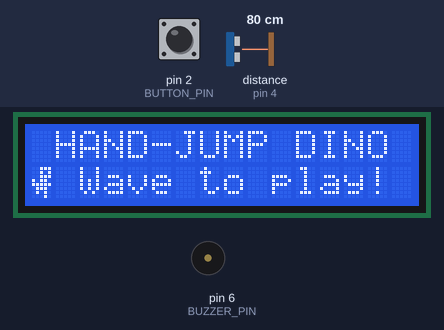
Simulated run of this sketch. Board: Arduino Uno, built with avr-gcc and run on an emulated ATmega328P. On the bench: 16×2 character LCD, buzzer (waves = sounding). Wiring (inferred from the names in the program): ultrasonic range finder: trigger pin 3; echo pin 4. The test bench sets the inputs (shaded band); at power-on: distance to the obstacle (sensor on pin 4) 80 cm, pin 2 (BUTTON_PIN) HIGH. The echo pulse lasts 58.3 µs per cm; random numbers use the default seed unless the sketch sets one; EEPROM starts erased.

Above: at 0.87 s.
1.3 s: distance to the obstacle (sensor on pin 4) set to 14 cm
3.7 s: distance to the obstacle (sensor on pin 4) set to 11 cm
At 4.14 s:
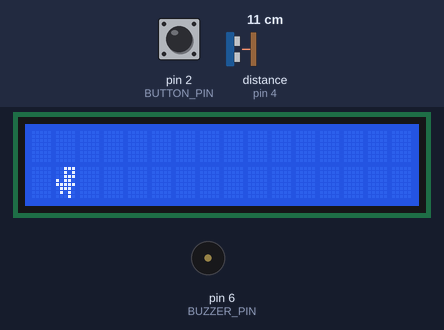
5.7 s: pin 2 (BUTTON_PIN) pulled LOW for 0.15 s
At 6.34 s:
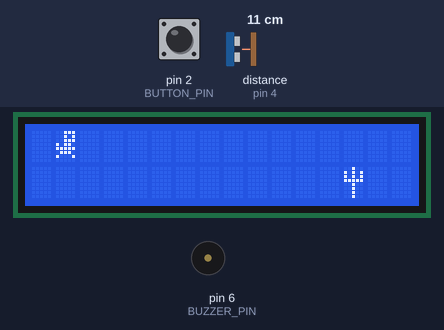
6.4 s: pin 2 (BUTTON_PIN) pulled LOW for 1 s
At 6.76 s:
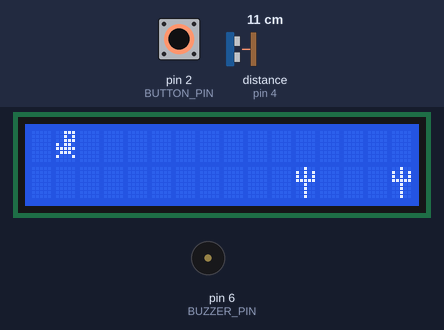
8.0 s: pin 2 (BUTTON_PIN) pulled LOW for 0.15 s
At 8.47 s:
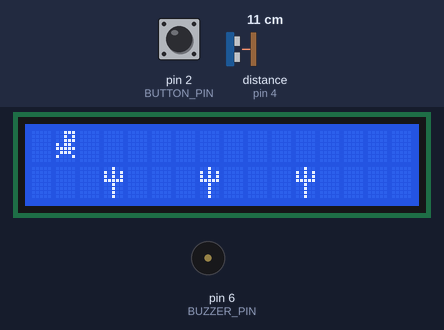
8.7 s: pin 2 (BUTTON_PIN) pulled LOW for 3.2 s
At 11.7 s:
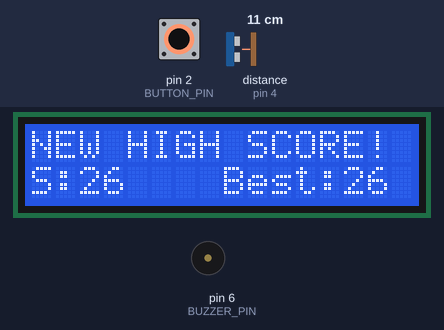
Timing chart, 0 to 13.2 s (numbered marks = the images above; inputs shaded):
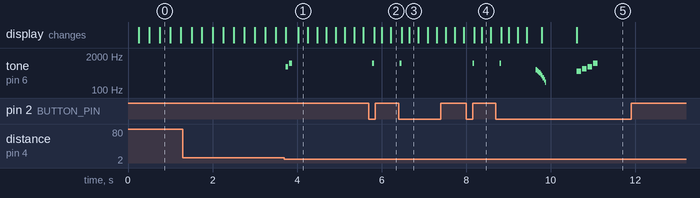

The sketch:

hand_jump_dino.ino
```cpp
/*
  HAND-JUMP DINO
  An endless runner on the LCD1602 that you play by WAVING YOUR HAND
  over an ultrasonic sensor (a push button works too).

  - Cacti on the ground: jump over them.
  - Birds in the air: DON'T jump, or you fly straight into them.
  - Game speeds up and gets busier as your score climbs.
  - High score is saved to EEPROM (survives power-off).
    Hold the button while powering on to reset it.

  Hardware (Elegoo Super Starter Kit, UNO R3):
  LCD1602, 10k potentiometer, HC-SR04, push button, PASSIVE buzzer, 220 ohm resistor.
*/

#include <LiquidCrystal.h>
#include <EEPROM.h>

// ---------------- Pins ----------------
LiquidCrystal lcd(7, 8, 9, 10, 11, 12);   // RS, E, D4, D5, D6, D7
const byte BUTTON_PIN = 2;
const byte TRIG_PIN   = 3;
const byte ECHO_PIN   = 4;
const byte BUZZER_PIN = 6;                // passive buzzer

// ---------------- Tuning ----------------
const int  HAND_CM        = 12;   // hand closer than this = jump
const byte JUMP_TICKS     = 3;    // frames the dino stays in the air
const int  START_INTERVAL = 220;  // ms per frame at the start
const int  MIN_INTERVAL   = 70;   // ms per frame at top speed
const byte DINO_COL       = 1;
const byte MIN_GAP        = 4;    // min frames between obstacles (keeps it beatable)

// ---------------- Custom characters ----------------
enum { CH_RUN1, CH_RUN2, CH_JUMP, CH_CACTUS, CH_BIRD1, CH_BIRD2, CH_BOOM };

byte runA[8]   = {0b00111, 0b00101, 0b00111, 0b10110, 0b11111, 0b01110, 0b01010, 0b01000};
byte runB[8]   = {0b00111, 0b00101, 0b00111, 0b10110, 0b11111, 0b01110, 0b01010, 0b00010};
byte jumpC[8]  = {0b00111, 0b00101, 0b00111, 0b10110, 0b11111, 0b01110, 0b10001, 0b00000};
byte cactus[8] = {0b00100, 0b10101, 0b10101, 0b11111, 0b00100, 0b00100, 0b00100, 0b00100};
byte birdA[8]  = {0b00000, 0b00000, 0b01100, 0b11111, 0b00110, 0b00000, 0b00000, 0b00000};
byte birdB[8]  = {0b01000, 0b01100, 0b01100, 0b11111, 0b00110, 0b00000, 0b00000, 0b00000};
byte boom[8]   = {0b00000, 0b10101, 0b01110, 0b11111, 0b01110, 0b10101, 0b00000, 0b00000};

// ---------------- Game state ----------------
enum Obstacle { EMPTY, CACTUS, BIRD };
enum State { TITLE, PLAYING, OVER };

State state = TITLE;
byte world[2][16];            // [row][col], row 0 = air, row 1 = ground
unsigned int score = 0;
unsigned int best  = 0;
unsigned long frame = 0;
unsigned long lastTick = 0;
unsigned long overAt = 0;
int  interval = START_INTERVAL;
byte jumpTicks = 0;
byte gap = 0;

// Input
bool jumpRequested = false;
bool handWasNear = false;
bool buttonWasDown = false;
unsigned long lastPing = 0;

// Title screen animation
unsigned long lastTitleAnim = 0;
byte titlePhase = 0;

// ============================================================
void setup() {
  pinMode(BUTTON_PIN, INPUT_PULLUP);
  pinMode(TRIG_PIN, OUTPUT);
  pinMode(ECHO_PIN, INPUT);
  pinMode(BUZZER_PIN, OUTPUT);

  lcd.begin(16, 2);
  lcd.createChar(CH_RUN1, runA);
  lcd.createChar(CH_RUN2, runB);
  lcd.createChar(CH_JUMP, jumpC);
  lcd.createChar(CH_CACTUS, cactus);
  lcd.createChar(CH_BIRD1, birdA);
  lcd.createChar(CH_BIRD2, birdB);
  lcd.createChar(CH_BOOM, boom);

  randomSeed(analogRead(A5));   // floating pin = random noise

  EEPROM.get(0, best);
  if (best == 0xFFFF) best = 0; // fresh EEPROM reads as 0xFFFF

  // Hold the button at power-on to wipe the high score
  if (digitalRead(BUTTON_PIN) == LOW) {
    best = 0;
    EEPROM.put(0, best);
    lcd.print("High score reset");
    tone(BUZZER_PIN, 400, 300);
    delay(1500);
  }

  showTitle();
}

void loop() {
  pollInput();

  switch (state) {
    case TITLE:
      animateTitle();
      if (jumpRequested) startGame();
      break;

    case PLAYING:
      if (millis() - lastTick >= (unsigned long)interval) tick();
      break;

    case OVER:
      // Ignore input briefly so a panicked wave doesn't skip the score screen
      if (millis() - overAt < 1500) jumpRequested = false;
      else if (jumpRequested) startGame();
      break;
  }
}

// ============================================================
// Input: button (edge) + hand wave over ultrasonic sensor (edge)
void pollInput() {
  bool down = digitalRead(BUTTON_PIN) == LOW;
  if (down && !buttonWasDown) jumpRequested = true;
  buttonWasDown = down;

  if (millis() - lastPing >= 50) {
    lastPing = millis();
    digitalWrite(TRIG_PIN, LOW);
    delayMicroseconds(2);
    digitalWrite(TRIG_PIN, HIGH);
    delayMicroseconds(10);
    digitalWrite(TRIG_PIN, LOW);

    unsigned long us = pulseIn(ECHO_PIN, HIGH, 6000UL); // ~1 m max, 0 = nothing
    bool near = (us > 0) && (us / 58 < (unsigned long)HAND_CM);
    if (near && !handWasNear) jumpRequested = true;     // one jump per wave
    handWasNear = near;
  }
}

// ============================================================
void showTitle() {
  state = TITLE;
  lcd.clear();
  lcd.setCursor(0, 0);
  lcd.print(" HAND-JUMP DINO");
  titlePhase = 0;
  lastTitleAnim = 0;
  jumpRequested = false;
}

void animateTitle() {
  if (millis() - lastTitleAnim < 250) return;
  lastTitleAnim = millis();
  titlePhase++;

  lcd.setCursor(0, 1);
  lcd.write(byte(titlePhase & 1 ? CH_RUN2 : CH_RUN1));

  // Alternate the bottom line every ~1.5 s
  lcd.setCursor(1, 1);
  if ((titlePhase / 6) % 2 == 0) {
    lcd.print(" Wave to play! ");
  } else {
    char buf[16];
    snprintf(buf, sizeof(buf), " Best: %-8u", best);
    lcd.print(buf);
  }
}

// ============================================================
void startGame() {
  memset(world, EMPTY, sizeof(world));
  score = 0;
  frame = 0;
  jumpTicks = 0;
  gap = 0;
  interval = START_INTERVAL;
  jumpRequested = false;
  state = PLAYING;
  lcd.clear();

  tone(BUZZER_PIN, 784, 60);
  delay(80);
  tone(BUZZER_PIN, 1047, 80);
  lastTick = millis();
}

void tick() {
  lastTick = millis();
  frame++;

  // Start a jump if requested and we're on the ground
  if (jumpRequested && jumpTicks == 0) {
    jumpTicks = JUMP_TICKS;
    tone(BUZZER_PIN, 1047, 40);
  }
  jumpRequested = false;
  bool inAir = jumpTicks > 0;

  // Scroll the world left
  for (byte r = 0; r < 2; r++) {
    for (byte c = 0; c < 15; c++) world[r][c] = world[r][c + 1];
    world[r][15] = EMPTY;
  }
  spawn();

  // Collision: in the air you can hit birds, on the ground you can hit cacti
  bool hit = inAir ? (world[0][DINO_COL] == BIRD)
                   : (world[1][DINO_COL] == CACTUS);

  drawWorld(inAir, hit);
  if (hit) {
    gameOver();
    return;
  }

  if (jumpTicks > 0) jumpTicks--;

  score++;
  if (score % 50 == 0) tone(BUZZER_PIN, 1568, 30);   // milestone blip
  interval = max(MIN_INTERVAL, START_INTERVAL - (int)(score / 3));
}

void spawn() {
  gap++;
  if (gap < MIN_GAP) return;

  int chance = 30 + min((int)(score / 20), 30);      // busier over time
  if (random(100) >= chance) return;

  if (score > 60 && random(100) < 30) world[0][15] = BIRD;   // birds unlock at 60
  else                                world[1][15] = CACTUS;
  gap = 0;
}

void drawWorld(bool inAir, bool crashed) {
  for (byte r = 0; r < 2; r++) {
    lcd.setCursor(0, r);
    for (byte c = 0; c < 16; c++) {
      bool dinoHere = (c == DINO_COL) && ((r == 0) == inAir);
      if (dinoHere) {
        if (crashed)    lcd.write(byte(CH_BOOM));
        else if (inAir) lcd.write(byte(CH_JUMP));
        else            lcd.write(byte(frame & 1 ? CH_RUN2 : CH_RUN1));
      } else if (world[r][c] == CACTUS) {
        lcd.write(byte(CH_CACTUS));
      } else if (world[r][c] == BIRD) {
        lcd.write(byte(frame & 1 ? CH_BIRD2 : CH_BIRD1));
      } else {
        lcd.write(' ');
      }
    }
  }
}

// ============================================================
void gameOver() {
  state = OVER;

  // Falling crash sound
  for (int f = 600; f > 150; f -= 50) {
    tone(BUZZER_PIN, f, 25);
    delay(28);
  }
  noTone(BUZZER_PIN);
  delay(700);

  bool newBest = score > best;
  if (newBest) {
    best = score;
    EEPROM.put(0, best);
  }

  lcd.clear();
  lcd.setCursor(0, 0);
  lcd.print(newBest ? "NEW HIGH SCORE!" : "   GAME  OVER");
  lcd.setCursor(0, 1);
  char buf[17];
  snprintf(buf, sizeof(buf), "S:%-5u Best:%u", score, best);
  lcd.print(buf);

  if (newBest) {
    int notes[] = {523, 659, 784, 1047};
    for (int i = 0; i < 4; i++) {
      tone(BUZZER_PIN, notes[i], 110);
      delay(130);
    }
    noTone(BUZZER_PIN);
  }

  overAt = millis();
  jumpRequested = false;
}
```

Measured:
- the behaviour switches between 13 and 12 cm on distance to the obstacle (sensor on pin 4) (found by bisection; images 0 and 1)
- after the input at 3.7 s, tone on pin 6 (BUZZER_PIN): silent → 784 Hz at once, → silent 0.06 s later, → 1047 Hz 0.02 s later, → silent 0.08 s later
- after the input at 5.7 s, tone on pin 6 (BUZZER_PIN): silent → 1047 Hz after 0.08 s, → silent 0.04 s later
- after the input at 6.4 s, tone on pin 6 (BUZZER_PIN): silent → 1047 Hz at once, → silent 0.04 s later
- after the input at 8.0 s, tone on pin 6 (BUZZER_PIN): silent → 1047 Hz after 0.15 s, → silent 0.04 s later
